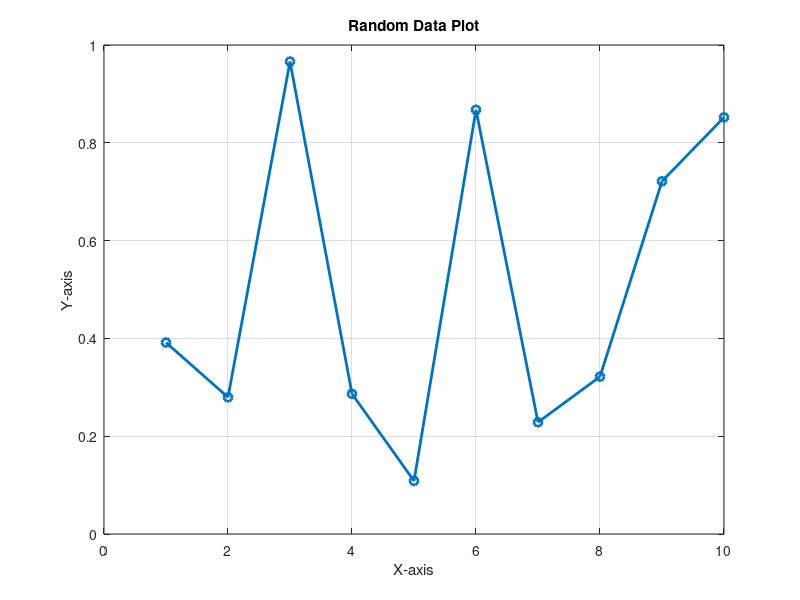

Here is the MATLAB script that generated this plot:
%% MATLAB Automation Script
% This script generates random data, plots it, and saves the figure automatically

% Generate random data
x = 1:10;
y = rand(1,10); % 10 random numbers between 0 and 1

% Create a figure
figure;
plot(x, y, '-o', 'LineWidth', 2);
title('Random Data Plot');
xlabel('X-axis');
ylabel('Y-axis');
grid on;

% Save the figure automatically
outputFolder = 'plots';
if ~exist(outputFolder, 'dir')
    mkdir(outputFolder); % Create folder if it doesn't exist
end

filename = fullfile(outputFolder, 'random_plot.png');
saveas(gcf, filename);

disp(['Plot saved as ', filename]);
